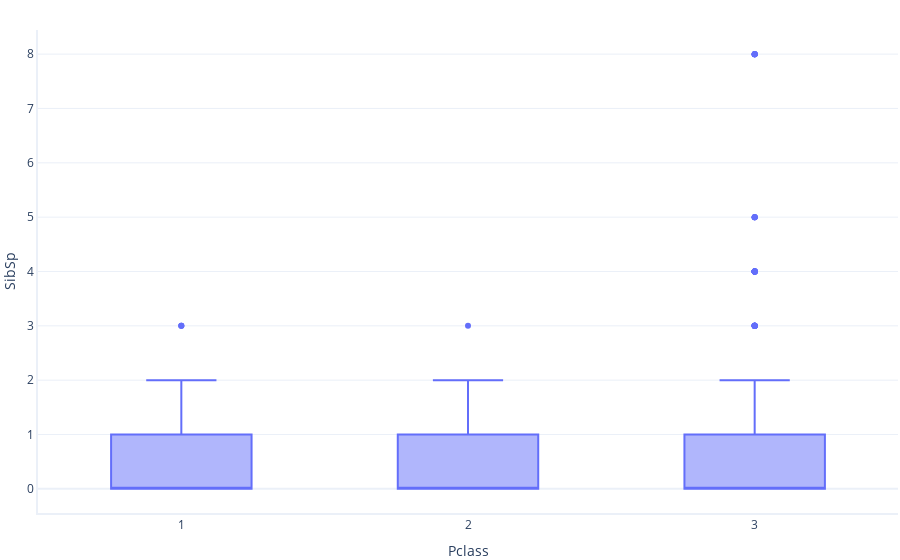

The code cell stored with this chart in its notebook:
### Markdown cell above
For first and second class ticket holders, people in larger family groups appear to have had better rates of survival. This doesn't seem to be the case for third class passengers, though.

Lastly, let's see if those with different ticket types tended to be in different sized families. A box and whisker is a nice alternative to histograms when we want to look at the spread of data.

### Code cell
graphing.box_and_whisker(dataset, label_x="Pclass", label_y="SibSp")

### Figure 1 — Plotly figure (JSON) as saved in the notebook; plotly's stock layout.template omitted (floating-point values rounded to 4 significant figures; data arrays with more than 128 entries replaced by an {"elided": "..."} marker saying what was removed)
{"data": [{"alignmentgroup": "True", "hovertemplate": "Pclass=%{x}<br>SibSp=%{y}<extra></extra>", "legendgroup": "", "marker": {"color": "#636efa"}, "name": "", "notched": false, "offsetgroup": "", "orientation": "v", "showlegend": false, "type": "box", "x": {"elided": "891 int values"}, "x0": " ", "xaxis": "x", "y": {"elided": "891 int values"}, "y0": " ", "yaxis": "y"}], "layout": {"boxmode": "group", "legend": {"tracegroupgap": 0}, "xaxis": {"anchor": "y", "domain": [0, 1], "title": {"text": "Pclass"}}, "yaxis": {"anchor": "x", "domain": [0, 1], "title": {"text": "SibSp"}}}}
